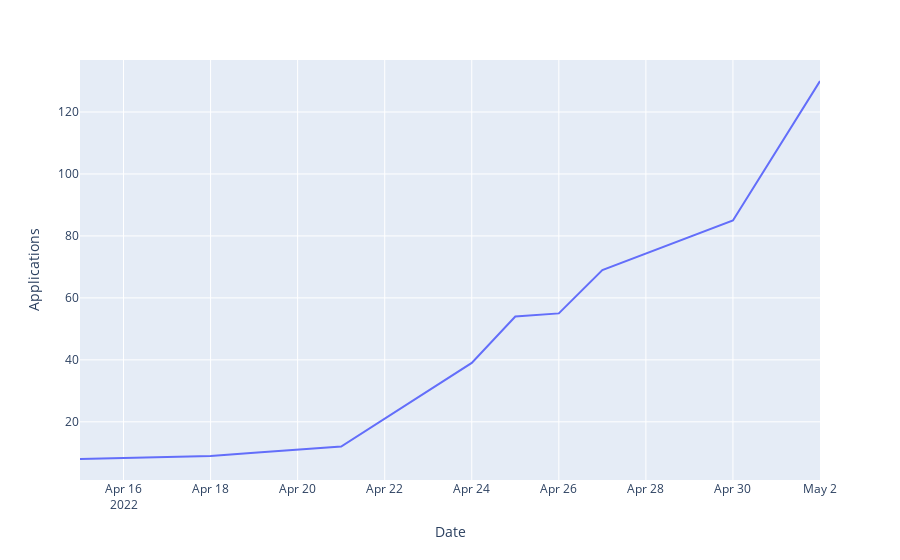

Write notebook code for a chart like this one.
### Code cell
apps_time = (
    df.groupby("App Date")[["Company"]]
    .nunique()
    .reset_index()
    .rename(columns={"Company": "Applications", "App Date": "Date"})
)
apps_time["Date"] = pd.to_datetime(apps_time["Date"])
apps_time["Applications"] = apps_time["Applications"].cumsum()
# apps_time['Rejections'] = apps_time[apps_time['Status'] == 'Rejected']['Status'].cumsum()

fig = px.line(apps_time, x="Date", y="Applications")
fig.show()

### Figure 1 — Plotly figure (JSON) as saved in the notebook; plotly's stock layout.template omitted (floating-point values rounded to 4 significant figures)
{"data": [{"hovertemplate": "Date=%{x}<br>Applications=%{y}<extra></extra>", "legendgroup": "", "line": {"color": "#636efa", "dash": "solid"}, "marker": {"symbol": "circle"}, "mode": "lines", "name": "", "orientation": "v", "showlegend": false, "type": "scatter", "x": ["2022-04-15T00:00:00", "2022-04-18T00:00:00", "2022-04-19T00:00:00", "2022-04-20T00:00:00", "2022-04-21T00:00:00", "2022-04-24T00:00:00", "2022-04-25T00:00:00", "2022-04-26T00:00:00", "2022-04-27T00:00:00", "2022-04-30T00:00:00", "2022-05-02T00:00:00"], "xaxis": "x", "y": [8, 9, 10, 11, 12, 39, 54, 55, 69, 85, 130], "yaxis": "y"}], "layout": {"legend": {"tracegroupgap": 0}, "margin": {"t": 60}, "xaxis": {"anchor": "y", "domain": [0.0, 1.0], "title": {"text": "Date"}}, "yaxis": {"anchor": "x", "domain": [0.0, 1.0], "title": {"text": "Applications"}}}}
